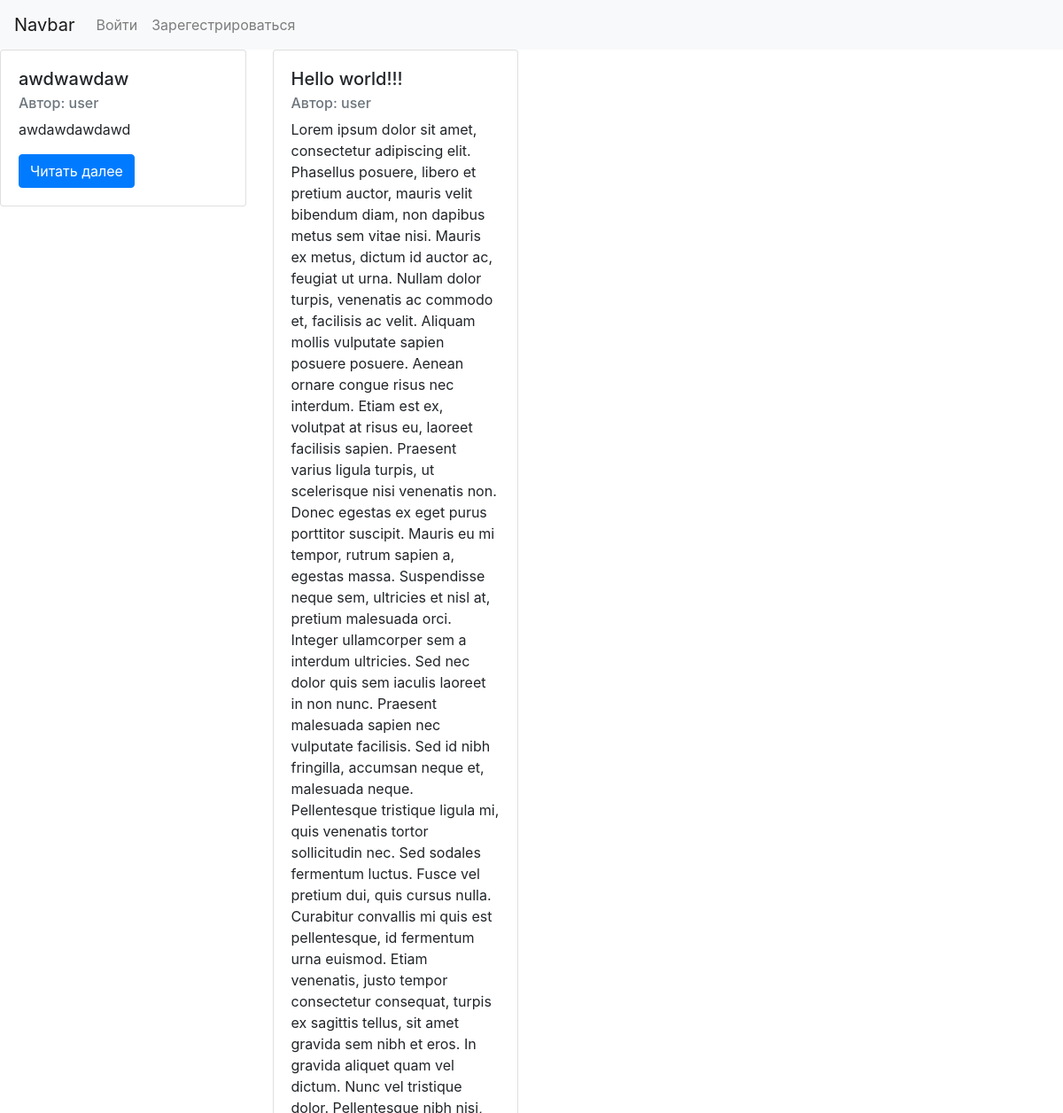
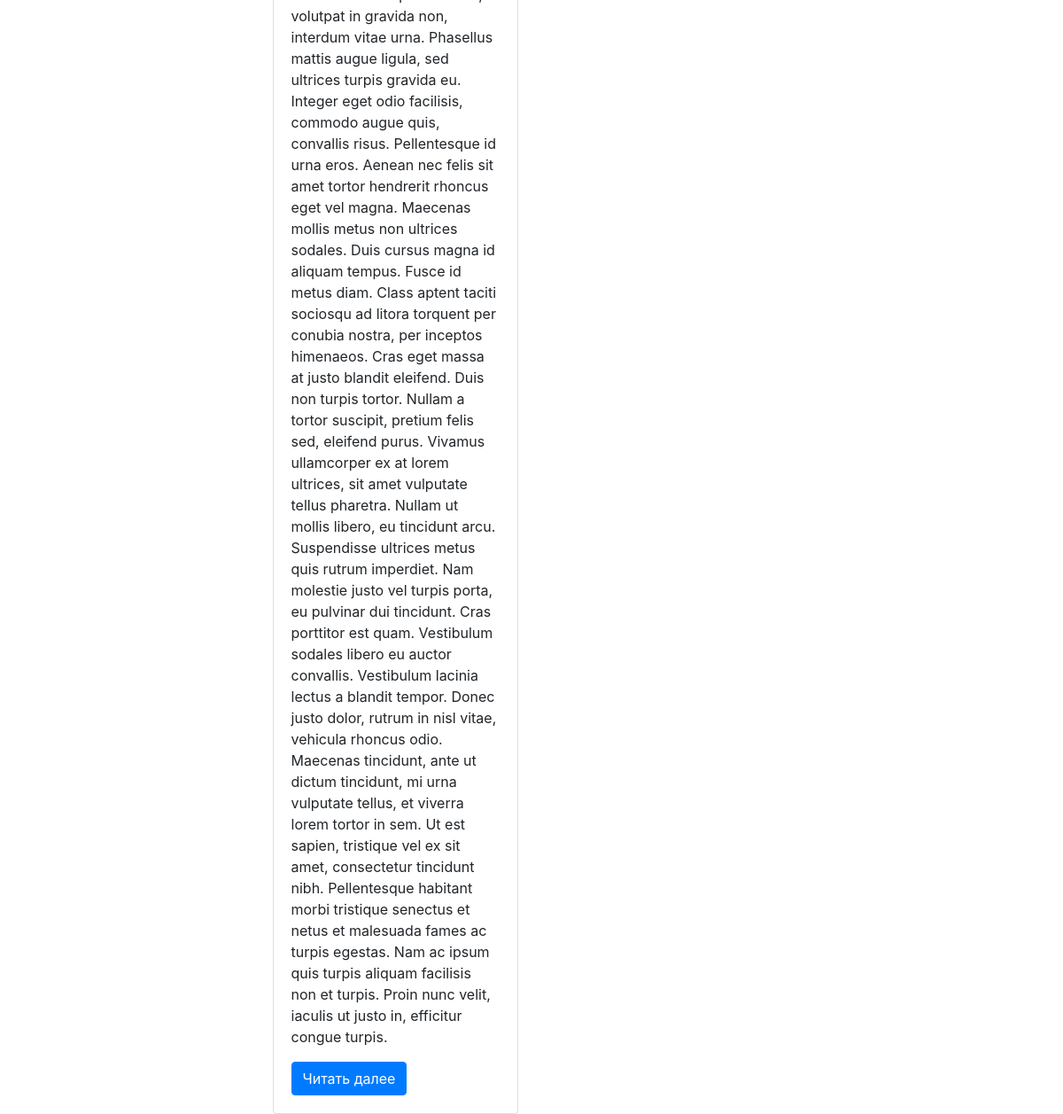
Page /exchange/ on the earlier database version (2 pictures, top to bottom).
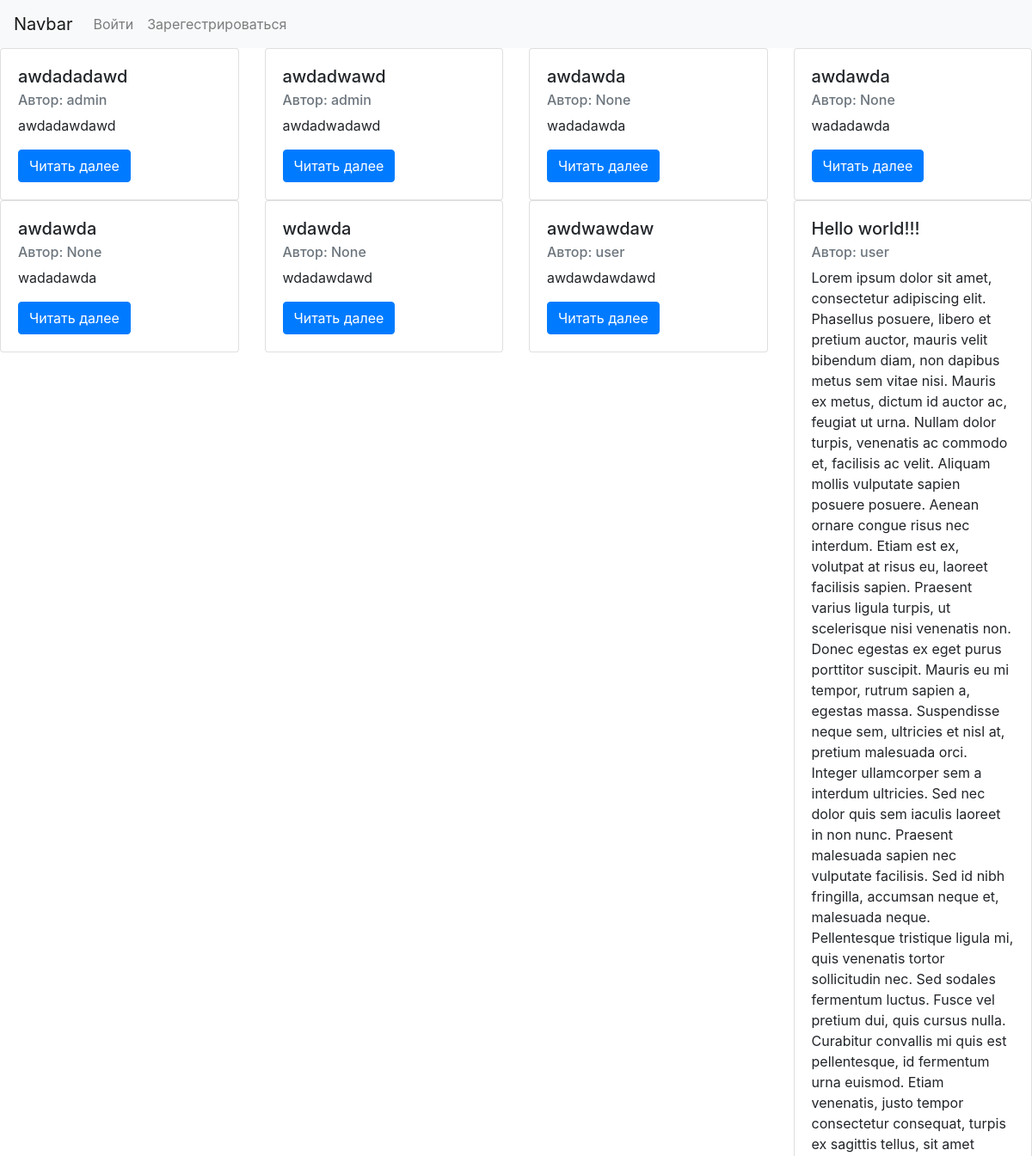
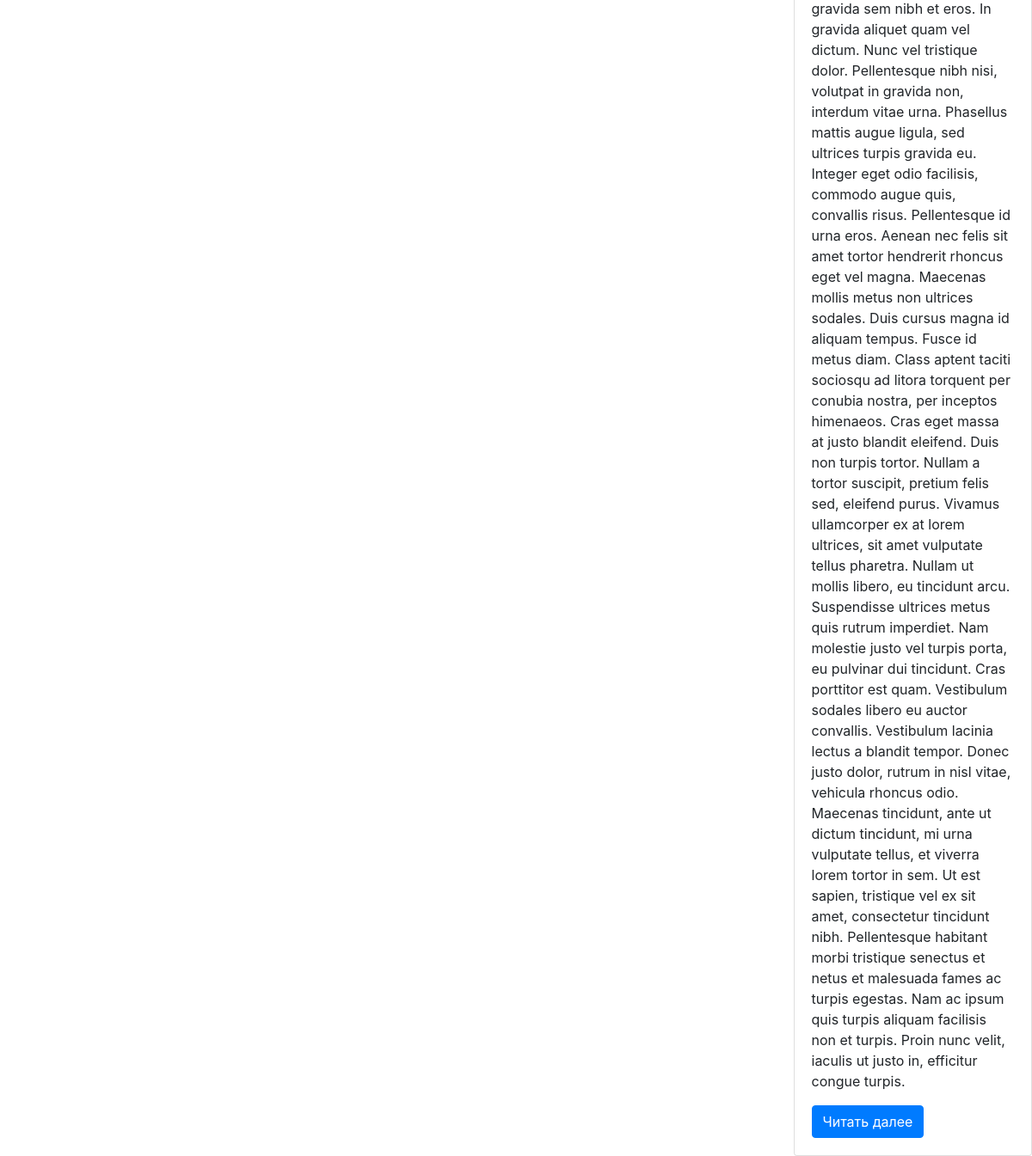
Same page on the later database version (2 pictures, top to bottom).
### exchange/models.py (models this page shows, shortened)
class Notice(models.Model):
    author = models.ForeignKey(User, null=True, blank=True)
    title = models.CharField(max_length=200, default="")
    body = models.TextField()
    pub_date = models.DateTimeField(auto_now_add=True)
    done = models.BooleanField(default=False)
    price = models.IntegerField()
    executor = models.ForeignKey(User, null=True, blank=True, related_name='author')

### exchange/views.py (the view)
def index(request):
    latest_notice_list = Notice.objects.order_by('-pub_date')
    context = {'latest_notice_list': latest_notice_list}
    return render(request, 'exchange/index.html', context)

### exchange/templates/exchange/index.html
{% extends 'exchange/base.html' %}
{% block content %}
{% if latest_notice_list %}
    <div class="row">
    {% for notice in latest_notice_list %}
          <div class="col-xs-6 col-sm-4 col-md-3 col-lg-3">
            <div class="card">
              <div class="card-body">
                <h5 class="card-title">{{ notice.title }}</h5>
                <h6 class="card-subtitle mb-2 text-muted">Автор: {{ notice.author }}</h6>
                <p class="card-text">{{ notice.body }}</p>
                <a href="{% url 'exchange:detail' notice.id %}" class="btn btn-primary">Читать далее</a>
              </div>
            </div>
          </div>
    {% endfor %}
{% else %}
    <p>Нет объявлений</p>
{% endif %}
{% endblock content %}

### exchange/templates/exchange/base.html (shortened to what this page needs)
{% load static %}
<!DOCTYPE html>
<html lang="ru">
<head>
  <link rel="stylesheet" href="https://stackpath.bootstrapcdn.com/bootstrap/4.1.1/css/bootstrap.min.css">
</head>
<body>
  <nav class="navbar navbar-expand-lg navbar-light bg-light">
    <a class="navbar-brand" href="{% url 'exchange:index' %}">Navbar</a>
    <div class="collapse navbar-collapse" id="navbarNav">
      <ul class="nav navbar-nav navbar-right">
          {% if user.is_authenticated %}
            <li role="presentation" class="dropdown">
            <a class="dropdown-toggle" data-toggle="dropdown" href="#" role="button" aria-haspopup="true" aria-expanded="false">
              <strong>{{ user.username }}</strong><span class="caret"></span>
            </a>
            <ul class="dropdown-menu">
              <li><%= link_to 'Редактировать профиль', edit_user_registration_path %></li>
              <li class="nav-item">Ваш счет: {{ user.profile.money }}</li>
              <li class="nav-item"><a class="nav-link" href="{% url 'logout' %}">Выйти</a></li>
            </ul>
          {% else %}
            <li class="nav-item"><a class="nav-link" href="{% url 'login' %}">Войти</a></li>
            <li class="nav-item"><a class="nav-link" href="{% url 'register' %}" class="p-r-none">Зарегестрироваться</a></li>
          {% endif %}
      </ul>
    </div>
  </nav>
  <div id="site-wrapper">
      {% block content %}
      {% endblock content %}
  </div>
  </body>
</html>

Differences in the rows shown:
added Notice: title "awdadadawd", author "admin", body "awdadawdawd"
added Notice: title "awdadwawd", author "admin", body "awdadwadawd"
added Notice: title "awdawda", author "None", body "wadadawda"
added Notice: title "awdawda", author "None", body "wadadawda"
added Notice: title "awdawda", author "None", body "wadadawda"
added Notice: title "wdawda", author "None", body "wdadawdawd"
